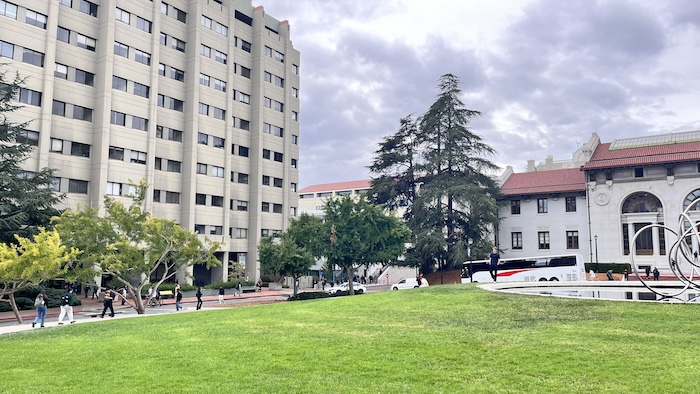
#> input picture 3/pair_pics/evan1.jpg, 700 x 394 px, found by its file name
$ python main_partb.py
#> lines starting #> are read from the running program, lines starting #| are printed output that depends on the picture
### 3/harris.py

import numpy as np
from skimage.feature import corner_harris, peak_local_max


def get_harris_corners(im, edge_discard=20):
    """
    This function takes a b&w image and an optional amount to discard
    on the edge (default is 5 pixels), and finds all harris corners
    in the image. Harris corners near the edge are discarded and the
    coordinates of the remaining corners are returned. A 2d array (h)
    containing the h value of every pixel is also returned.

    h is the same shape as the original image, im.
    coords is 2 x n (ys, xs).
    """

    assert edge_discard >= 20

    # find harris corners
    h = corner_harris(im, method='eps', sigma=1)
    coords = peak_local_max(h, min_distance=1)

    # discard points on edge
    edge = edge_discard  # pixels
    mask = (coords[:, 0] > edge) & \
           (coords[:, 0] < im.shape[0] - edge) & \
           (coords[:, 1] > edge) & \
           (coords[:, 1] < im.shape[1] - edge)
    coords = coords[mask].T
    return h, coords


def dist2(x, c):
    """
    dist2  Calculates squared distance between two sets of points.

    Description
    D = DIST2(X, C) takes two matrices of vectors and calculates the
    squared Euclidean distance between them.  Both matrices must be of
    the same column dimension.  If X has M rows and N columns, and C has
    L rows and N columns, then the result has M rows and L columns.  The
    I, Jth entry is the  squared distance from the Ith row of X to the
    Jth row of C.

    Adapted from code by Christopher M Bishop and Ian T Nabney.
    """

    ndata, dimx = x.shape
    ncenters, dimc = c.shape
    assert dimx == dimc, 'Data dimension does not match dimension of centers'

    return (np.ones((ncenters, 1)) * np.sum((x**2).T, axis=0)).T + \
            np.ones((   ndata, 1)) * np.sum((c**2).T, axis=0)    - \
            2 * np.inner(x, c)

### 3/detection.py
from transform import *
from harris import *
from points import *
from skimage.color import rgb2gray
from skimage import transform


# trial to read
def get_harris_coords(coords):
    return coords[::-1].T

# anms
def anms_harris_corners(h, coords, c_robust=0.9, nip=2000):
    strengths = h[coords[0], coords[1]]
    N = coords.shape[1]

    radii = np.full(N, np.inf)

    for i in range(N):
        stronger_points = strengths > c_robust * strengths[i]
        stronger_coords = coords[:, stronger_points].T
        current_coord = coords[:, i].reshape(1, 2)

        # print("current cord", current_coord.shape)
        # print("stronger: ", stronger_coords.shape)

        if np.any(stronger_points):
            dists_sq = dist2(current_coord, stronger_coords)
            radii[i] = np.sqrt(np.min(dists_sq))

    index = np.argsort(-radii,)[:nip]
    return coords[:, index]


def feature_descriptor(image, coords):
    # use grayscale image
    img = read(image, gray=True)

    descriptors = []
    patches = []
    kept_coords = []

    for y, x in coords:
        y, x = int(y), int(x)
        if y - 20 < 0 or y + 20 >= img.shape[0] or x - 20 < 0 or x + 20 >= img.shape[1]:
            continue

        # sample 40 x 40 windows around each point
        patch = img[y-20: y+20, x-20: x+20]
        # down sample into 8x8
        patch_small = transform.resize(patch, (8, 8), anti_aliasing=True)

        # normalize
        mu = np.mean(patch_small)
        sigma = np.std(patch_small)
        if sigma < 1e-6:  # division by 0 errors appeared
            continue
        patch_norm = (patch_small - mu) / sigma

        descriptors.append(patch_norm.flatten())
        patches.append(patch_norm)
        kept_coords.append((y, x))

    return np.array(descriptors), patches, kept_coords


def feature_matching(descriptor_1, descriptor_2, threshold=0.8):
    curr = []
    match = []

    for i in range(descriptor_1.shape[0]):
        distances = np.linalg.norm(descriptor_2 - descriptor_1[i], axis=1)  # positive distances with length d2
        # print("distances:", distances)
        idx = np.argsort(distances)
        best_dist = distances[idx[0]]
        # print(idx[0])
        # print(best_dist)
        second_best_dist = distances[idx[1]]
        # print(second_best_dist)

        # Apply Lowe's ratio test
        if best_dist < threshold * second_best_dist:
            curr.append(i)
            match.append(idx[0])

    # find the distance between each descriptor
    return curr, match

def get_points_from_idx(idx, coords):
    coords_matched = []
    for i in idx:
        coords_matched.append(coords[i])
    return np.array(coords_matched)

def swap(array):
    x = array[:, 1]
    y = array[:, 0]
    return np.column_stack([x, y])

# coords are lists of tuples
def ransac(dest_coords, warped_coords, iterations=10000, threshold=15):
    n = dest_coords.shape[0]

    best_inliers = []
    best_H = None

    dest_coords = swap(dest_coords)
    warped_coords = swap(warped_coords)

    for i in range(iterations):
        # randomly pick 4 points
        random_coords_idx = np.random.choice(n, 4, replace=False)

        dest_pts = get_points_from_idx(random_coords_idx, dest_coords)
        warped_pts = get_points_from_idx(random_coords_idx, warped_coords)

        # compute H
        H = compute(warped_pts, dest_pts)
        #print(H)

        # apply homography (project points)
        pts1_hom = np.hstack([warped_coords, np.ones((n, 1))])

        proj_hom = (H @ pts1_hom.T)
        proj_cartesian = (proj_hom[:2, :] / proj_hom[2, :]).T
        error = np.linalg.norm(proj_cartesian - dest_coords, axis=1)

        # count inliers
        inl = np.where(error < threshold)[0]

        # check if max inlier amount, if update else skip
        if len(inl) > len(best_inliers):
            best_inliers = inl
            best_H = H

    # recompute H
    dest_final = np.array(get_points_from_idx(best_inliers, dest_coords))
    warped_final = np.array(get_points_from_idx(best_inliers, warped_coords))
    best_H = compute(warped_final, dest_final)
    return best_H, dest_final, warped_final, best_inliers

### 3/transform.py
import scipy as sc
import numpy as np
import matplotlib.pyplot as plt
import matplotlib.image as mpimg
import cv2
import skimage as sk
import skimage.io as skio
from skimage.color import rgb2gray

# Helper Functions
def read(image, gray=False):
    if gray == False:
        im = mpimg.imread(image).astype(np.float32)  # ensure float32
        if im.dtype == np.uint8 or im.max() > 1.0:   # normalize if needed
            im /= 255.0
    else:
        im = skio.imread(image)
        im = rgb2gray(im)
    return im

def save_image(location, image):
    im_out_uint8 = sk.img_as_ubyte(image)
    skio.imsave(location, im_out_uint8)

# [4 lines left out: function plot, not called in this run]

# Part 1 Destination = H @ Source
# not warped -> warped
def compute(im1_pts, im2_pts):
    # set up the shapes
    n = im1_pts.shape[0]

    # create least squares
    A = np.empty((2*n, 8))
    B = im2_pts.flatten(order='c').reshape(-1, 1)

    for i in range(n):
        x, y = im1_pts[i]
        a, b = im2_pts[i]

        A[2*i] = np.array([x, y, 1, 0, 0, 0, -a*x, -a*y])
        A[2*i + 1] = np.array([0, 0, 0, x, y, 1, -b*x, -b*y])

    result, residuals, rank, singular = np.linalg.lstsq(A, B, rcond=None)
    result = np.append(result, 1)
    H = result.reshape((3,3))
    return H

# [11 lines left out: function display_points, not called in this run]

def find_dim(dest, warped, H):
    imA = read(dest)
    hA, wA = imA.shape[:2]

    imB = read(warped)
    hB, wB = imB.shape[:2]

    inv_H = np.linalg.inv(H)

    cornersA = np.array([[0,0,1],[wA-1,0,1],[wA-1,hA-1,1],[0,hA-1,1]])
    cornersB = np.array([[0,0,1],[wB-1,0,1],[wB-1,hB-1,1],[0,hB-1,1]])
    warpedB = (H @ cornersB.T).T
    warpedB[:,0] /= warpedB[:,2]
    warpedB[:,1] /= warpedB[:,2]

    # warped_corners = (H @ cornersB.T).T
    # warped_corners[:, 0] /= warped_corners[:, 2]
    # warped_corners[:, 1] /= warped_corners[:, 2]

    all_x = np.concatenate([cornersA[:,0], warpedB[:,0]])
    all_y = np.concatenate([cornersA[:,1], warpedB[:,1]])

    min_x = int(np.floor(all_x.min()))
    max_x = int(np.ceil(all_x.max()))
    min_y = int(np.floor(all_y.min()))
    max_y = int(np.ceil(all_y.max()))

    # [9 lines of commented-out code are left out]

    width = int(max_x - min_x)
    height = int(max_y - min_y)
    x_off = int(min_x)
    y_off = int(min_y)

    translation = np.array([[1, 0, -x_off],
                            [0, 1, -y_off],
                            [0, 0, 1]], dtype=np.float32)

    print(width, height, x_off, y_off)
    return width, height, x_off, y_off, translation @ H

# [241 lines left out: functions warpImageNearestNeighbor, warpImageBilinear, blend_n, laplacian_pyramid_blend_2layers, make_overlap_mask, blend_idk and 1 more, not called in this run]

### 3/main_partb.py
from detection import *
from transform import *


# # B1

# # get harris coords
# image = skio.imread("3/pair_pics/wheeler_2.jpg")
# h, coords1 = get_harris_corners(rgb2gray(image))  # output 2 x N

# # print(coords1)

# # coords_1 = get_harris_coords(coords1) #change into (x, y)
# # fig1 = display_points("3/pair_pics/wheeler_2.jpg", coords_1)
# # fig1.savefig("3/part_b/harris/harris_overlay.jpg", dpi=150)

# # ANMS
# anms_coords = anms_harris_corners(h, coords1) # takes in 2xN and outputs 2xN
# # print(anms_coords)
# # print("After ANMS:", anms_coords.shape)

# coords_plot = get_harris_coords(anms_coords) # change back to Nx2
# # print(coords_plot)

# # fig2 = display_points("3/pair_pics/wheeler_2.jpg", coords_plot)
# # fig2.savefig("3/part_b/harris/harris_anms.jpg", dpi=150)

# # for y, x in coords_2:
# #     print(y, x)

# """
# ========================
# Features
# ========================
# """

# descriptors, patches, kept_coords = feature_descriptor("3/pair_pics/wheeler_2.jpg", coords_plot)

# fig, axes = plt.subplots(2, 5, figsize=(10, 4))
# for ax, p in zip(axes.flat, patches[:10]):
#     ax.imshow(p, cmap='gray')
#     ax.axis('off')
# plt.show()
# fig.savefig("3/part_b/feature/descriptors.jpg", dpi=150)


# # matching descriptors:


image1 = skio.imread("3/pair_pics/evan1.jpg")
#> image1 is the input picture: shape (394, 700, 3); mean R, G, B 160.7, 168.4, 150.7
image2 = skio.imread("3/pair_pics/evan2.jpg")
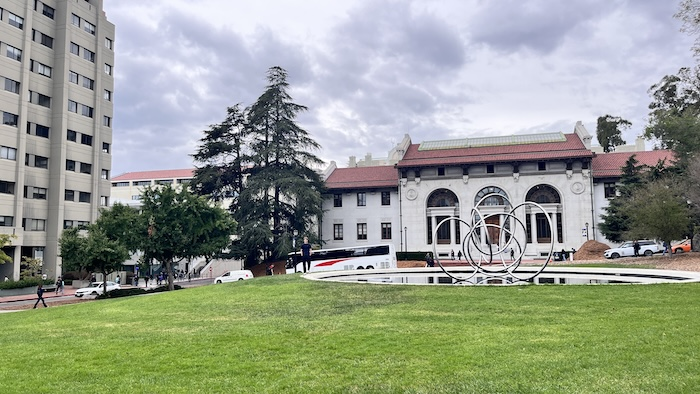
#> input picture 3/pair_pics/evan2.jpg, 700 x 394 px, found by its file name
#> image2 is the input picture: shape (394, 700, 3); mean R, G, B 149.3, 156.7, 141.3

h1, coords1 = get_harris_corners(rgb2gray(image1))  # output 2 x N
#> in get_harris_corners, `h = corner_harris(im, method='eps', sigma=1)`:
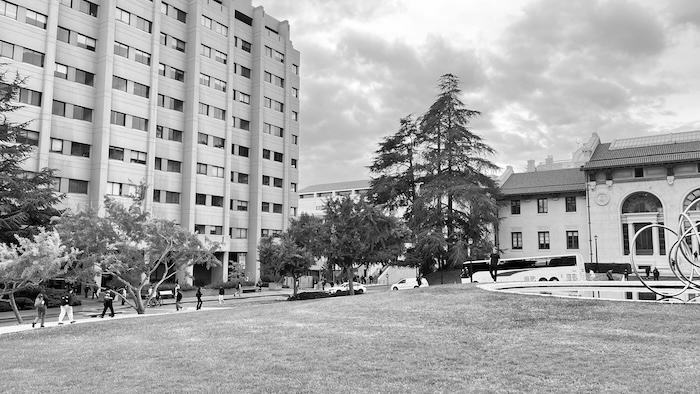
#> im: shape (394, 700) float64; min 0, max 1, mean 0.649
#> in get_harris_corners, `coords = peak_local_max(h, min_distance=1)`: coords = 6924 pairs, first value 1 to 392, second value 1 to 698
h2, coords2 = get_harris_corners(rgb2gray(image2))  # output 2 x N
#> call 2 of get_harris_corners, with edge_discard = 20
#> in get_harris_corners (call 2), `h = corner_harris(im, method='eps', sigma=1)`:
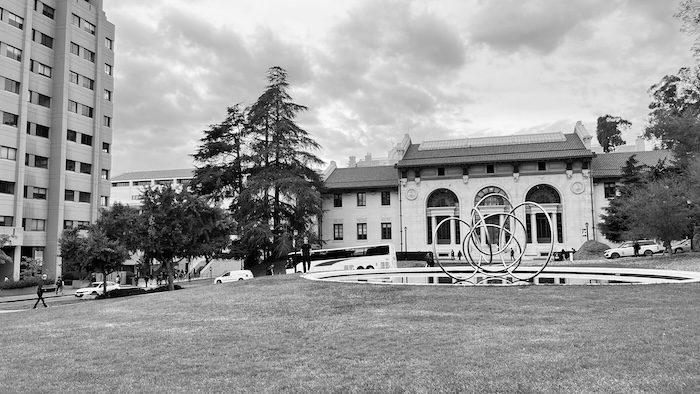
#> im: shape (394, 700) float64; min 0, max 1, mean 0.604
#> in get_harris_corners (call 2), `coords = peak_local_max(h, min_distance=1)`: coords = 7249 pairs, first value 1 to 392, second value 1 to 698

print("harris original corners: ", coords1.shape, coords2.shape)
#| harris original corners:  (2, 5759) (2, 6033)
anms_coords1 = anms_harris_corners(h1, coords1) # take in 2xN outputs 2xN
#> in anms_harris_corners, `strengths = h[coords[0], coords[1]]`: strengths = 5759 values, max 3.44 at index 0, min 2.16e-05 at index 5758, mean 0.288
#> the loop in anms_harris_corners, `for i in range(N):` made 5759 passes
#> (current_coord, dists_sq) on pass 1: ([[292, 160]], [[0, 158548, 113930, 143785, 151465]])
#> current_coord on passes 2 to 7: [[280, 558]], [[273, 497]], [[280, 539]], [[280, 549]], [[271, 493]], [[284, 417]]
#> after the loop in anms_harris_corners, `for i in range(N):`: radii = 5759 values from 0 to 0
#> in anms_harris_corners, `index = np.argsort(-radii,)[:nip]`: index = 2000 values, max 5728 at index 56, min 1 at index 57, mean 1093.1
anms_coords2 = anms_harris_corners(h2, coords2)
#> the loop in anms_harris_corners (call 2), `for i in range(N):` made 6033 passes
#> (current_coord, dists_sq) on pass 1: ([[263, 301]], [[0, 4250, 31040, 3161, 16745]])
#> current_coord on passes 2 to 7: [[268, 366]], [[271, 477]], [[268, 357]], [[139, 264]], [[272, 512]], [[213, 548]]

anms_coords1 = get_harris_coords(anms_coords1)
#> anms_coords1 = 2000 pairs, first value 21 to 679, second value 21 to 373
anms_coords2 = get_harris_coords(anms_coords2)
#> anms_coords2 has the same summary as anms_coords1

descriptors1, patches1, kept_coords1 = feature_descriptor("3/pair_pics/evan1.jpg", anms_coords1) # takes in Nx2
#> the loop in feature_descriptor, `for y, x in coords:` made 2000 passes
#> (y, x) on passes 2 to 4: (473, 29), (499, 24), (494, 21)
#> after the loop in feature_descriptor, `for y, x in coords:`:
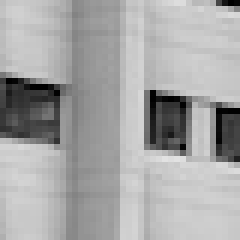
#> patch: shape (40, 40) float64 (shown 6 times larger); min 0.00141, max 0.89, mean 0.655
descriptors2, patches2, kept_coords2 = feature_descriptor("3/pair_pics/evan2.jpg", anms_coords2) # takes in Nx2
#> call 2 of feature_descriptor, with image = '3/pair_pics/evan2.jpg', coords = array of shape (2000, 2)
#> the loop in feature_descriptor (call 2), `for y, x in coords:` made 2000 passes
#> (y, x) on passes 1 to 3: (510, 109), (504, 113), (496, 80)
#> after the loop in feature_descriptor (call 2), `for y, x in coords:`:
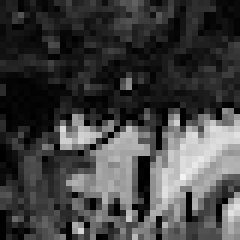
#> patch: shape (40, 40) float64 (shown 6 times larger); min 0.000565, max 0.954, mean 0.259

# print(kept_coords1)

pic1_pts, pic2_pts = feature_matching(descriptors1, descriptors2)

a, b = feature_matching(descriptors2, descriptors1)

reverse_matches = {j2: j1 for j2, j1 in zip(a, b)}
mutual_img1 = []
mutual_img2 = []
for i1, i2 in zip(pic1_pts, pic2_pts):
    if reverse_matches.get(i2, -1) == i1:
        mutual_img1.append(kept_coords1[i1])  # Store coordinates, not indices
        mutual_img2.append(kept_coords2[i2])
#> this loop made 103 passes
#> (i1, i2) on passes 1 to 12: (22, 330), (26, 880), (29, 589), (41, 283), (54, 484), (67, 715), (69, 657), (76, 1044), (85, 283), (89, 1189), (105, 791), (119, 1027)

print("Mutual matches in image1:", mutual_img1)
#> (printed output is left out)
print("Mutual matches in image2:", mutual_img2)
#> (printed output is left out)

# [8 lines of commented-out code are left out]

matched_coords1 = np.array(mutual_img1)
matched_coords2 = np.array(mutual_img2)

combined = np.hstack((image1, image2))
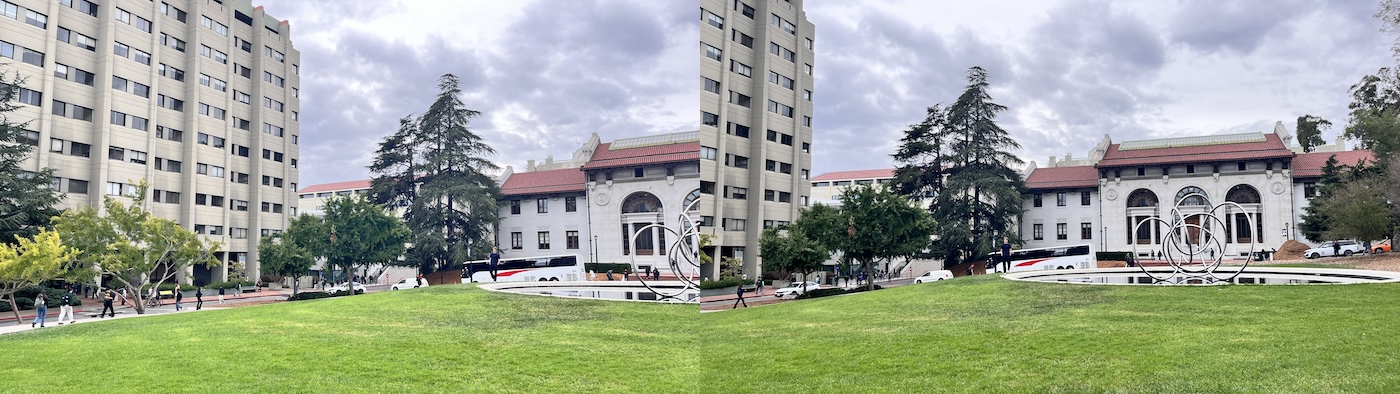
#> combined: shape (394, 1400, 3); mean R, G, B 155, 162.5, 146
plt.figure(figsize=(10, 6))
plt.imshow(combined, cmap='gray')
for i, j in zip(matched_coords1, matched_coords2):
    y1, x1 = i[0], i[1]
    y2, x2 = j[0], j[1]
    x2 += image1.shape[1]
    plt.plot([x1, x2], [y1, y2], 'r-', linewidth=0.5)
    plt.plot(x1, y1, 'bo', markersize=3)
    plt.plot(x2, y2, 'go', markersize=3)
#> this loop made 21 passes
#> (i, j) on passes 1 to 12: ([256, 285], [200, 184]), ([290, 296], [287, 106]), ([91, 316], [68, 130]), ([92, 297], [68, 110]), ([44, 184], [70, 51]), ([235, 296], [228, 108]), ([129, 210], [70, 80]), ([68, 191], [33, 60]), ([259, 269], [250, 73]), ([292, 289], [291, 98]), ([299, 298], [298, 108]), ([239, 296], [233, 107])
plt.tight_layout()
# plt.savefig("3/part_b/feature/match_evan_ransac.jpg", dpi=150)
plt.show()
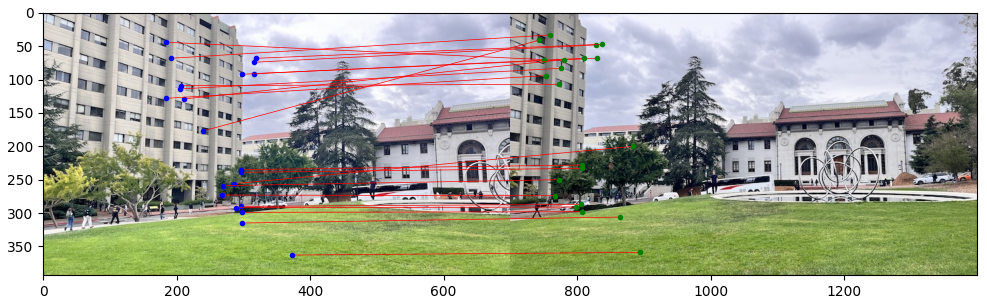
#> figure drawn by matplotlib, 1 panel


# [16 lines of commented-out code are left out]


H, dest, warped, inl = ransac(matched_coords1, matched_coords2)

# [64 lines of commented-out code are left out]

width, height, x_off, y_off, H = find_dim("3/pair_pics/evan1.jpg", "3/pair_pics/evan2.jpg", H)
#| 1619 963 0 -352
#> (the run stopped early here; a loop or call above may not have finished)
